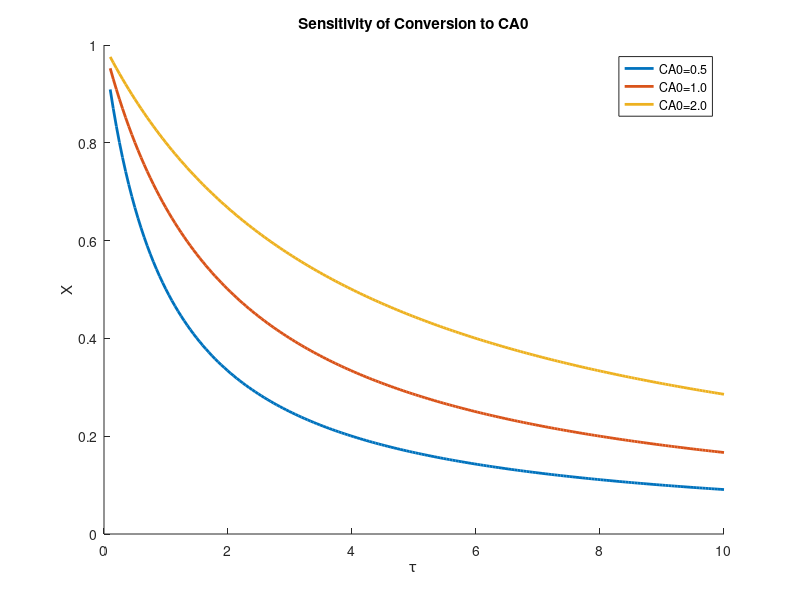

This figure's MATLAB source:
clear; clc;

CA0_values = [0.5, 1.0, 2.0];
tau_values = linspace(0.1, 10, 200);
k = 0.5; n = 1;

figure; hold on;

for CA0 = CA0_values
    X = 1 ./ (1 + k * tau_values / CA0);
    plot(tau_values, X, 'LineWidth', 2);
end

xlabel('\tau'); ylabel('X');
legend('CA0=0.5','CA0=1.0','CA0=2.0');
title('Sensitivity of Conversion to CA0');
